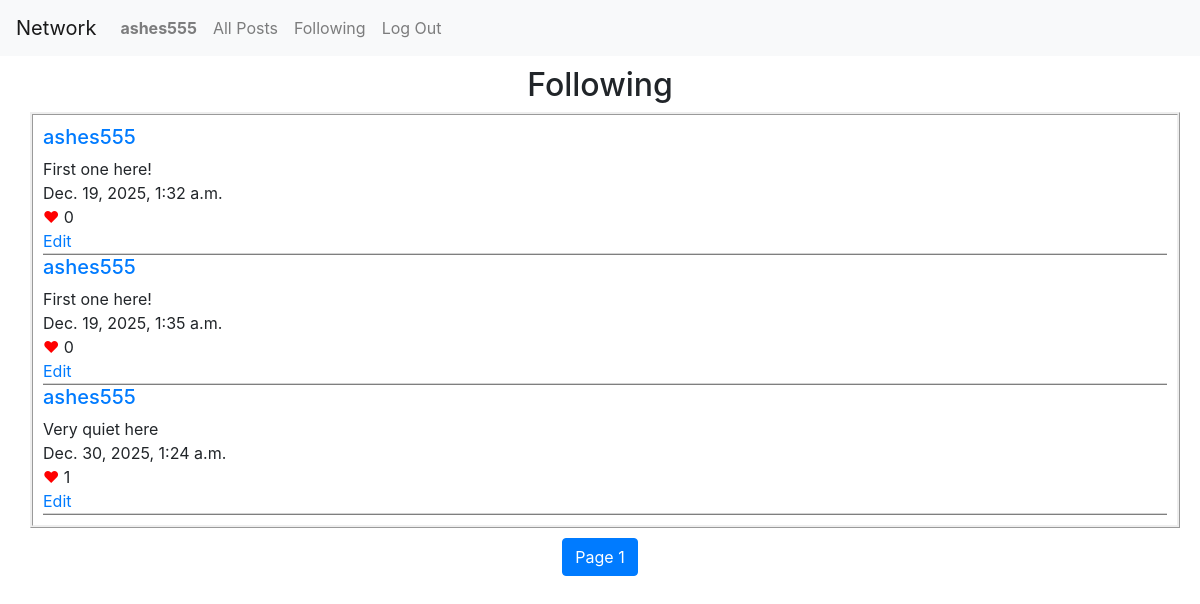
/2/following/ (signed in), run on the app's committed database.
### network/models.py (models this page shows)
class User(AbstractUser):
    num_followers = models.IntegerField(default = 0)
    num_following = models.IntegerField(default = 0)
    followers = models.ManyToManyField('self', symmetrical = False, blank = True, related_name ="following")

class Post(models.Model):
    user = models.ForeignKey(User, on_delete=models.CASCADE, null=True)
    post = models.CharField()
    likes = models.IntegerField(default = 0)
    liked_by = models.ManyToManyField(User, symmetrical = False, blank = True, null = True, related_name = "liked_posts")
    date_time = models.DateTimeField()

### network/views.py (the view)
# urls.py: path("<int:id>/following/", views.following, name ="following"),
def following(request, id):
    userobject = User.objects.get(id = id)
    following_list = userobject.following.all()
    following_posts = []
    for user in following_list:
        user_posts = Post.objects.filter(user = user)
        for u_post in user_posts:
            following_posts.append(u_post)
    page_obj = pages(request, following_posts, 10)
    return render(request,"network/following.html",{
        "page_obj": page_obj
    })

### network/views.py (called while the page is built)
def pages(request, posts, number):
        paginator = Paginator(posts, number)
        page_number = request.GET.get('page')
        page_obj = paginator.get_page(page_number)
        return page_obj

### network/templates/network/following.html (shortened to what this page needs)
{% extends "network/layout.html" %}
{% block body %}
<div class="userheading">
    <h2>Following </h2>
</div>
{% if user.is_authenticated %}
    <div class="allposts">
    {% for post in page_obj %}
        <div class="singlepost">
        <h5><a href="{% url 'profile' post.user.username %}">{{post.user.username}}</a></h5>
        <div id ="postcontents">{{post.post}}</div>
        <div id = "></div>
        <div id="date_time">{{post.date_time}}</div>
        <div id="likes"><span style="color:red;">&hearts;</span> {{post.likes}}</div>
        {% if user == post.user %}
            <a href="#">Edit</a>
        {% endif %}
        </div>
    {% endfor %}
    </div>
    <nav aria-label = "Page navigation" >
        <ul class="pagination" style="margin-top: 10px; justify-content:center;">
        <li class="page-item active" >
            <a class="page-link">Page {{page_obj.number}}</a>
        </li>
        </ul>
    </nav>
{% endif %}
{% endblock %}

### network/templates/network/layout.html (shortened to what this page needs)
{% load static %}
<!DOCTYPE html>
<html lang="en">
    <head>
        <link rel="stylesheet" href="https://stackpath.bootstrapcdn.com/bootstrap/4.4.1/css/bootstrap.min.css">
        <link href="{% static 'network/styles.css' %}" rel="stylesheet">
    </head>
    <body>
        <nav class="navbar navbar-expand-lg navbar-light bg-light">
            <a class="navbar-brand" href="#">Network</a>
            <div>
              <ul class="navbar-nav mr-auto">
                {% if user.is_authenticated %}
                    <li class="nav-item">
                        <a class="nav-link" href="#"><strong>{{ user.username }}</strong></a>
                    </li>
                {% endif %}
                <li class="nav-item">
                  <a class="nav-link" href="{% url 'index' %}">All Posts</a>
                </li>
                {% if user.is_authenticated %}
                    <li class="nav-item">
                        <a class="nav-link" href="{% url 'following' user.id %}">Following</a>
                    </li>
                    <li class="nav-item">
                        <a class="nav-link" href="{% url 'logout' %}">Log Out</a>
                    </li>
                {% endif %}
              </ul>
            </div>
          </nav>
        <div class="body">
            {% block body %}
            {% endblock %}
        </div>
    </body>
</html>

### network/static/network/styles.css (style rules this page uses)
.newpost, .allposts { margin-left: 30px; border-style: ridge; padding: 10px; margin-right: 20px; }
.singlepost { display: flex; flex-direction: column; border-bottom: 2px ridge #d3d3d3; }
.userheading, .followbutton { text-align: center; margin-top: 10px; }

### data on the page
User: username "ashes555"
Post: user.username "ashes555", post "First one here!", date_time "Dec. 19, 2025, 1:32 a.m.", likes "0", shows "Edit"
Post: user.username "ashes555", post "First one here!", date_time "Dec. 19, 2025, 1:35 a.m.", likes "0", shows "Edit"
Post: user.username "ashes555", post "Very quiet here", date_time "Dec. 30, 2025, 1:24 a.m.", likes "1", shows "Edit"

### other printed values
{{ page_obj.number }} "1"
